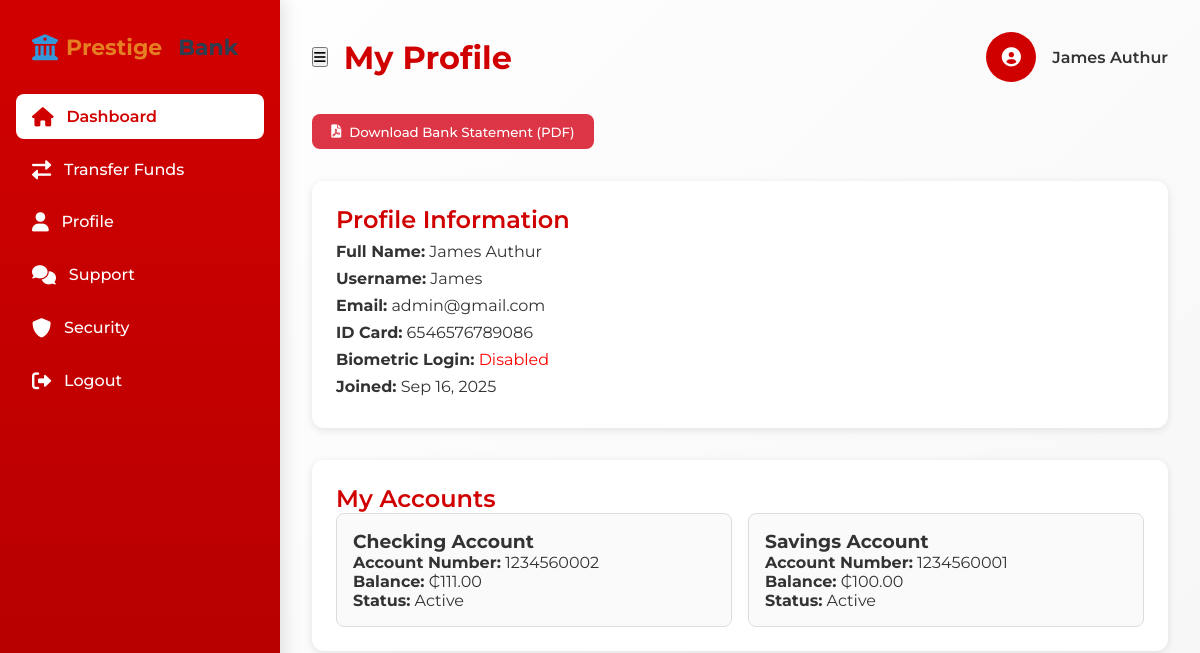
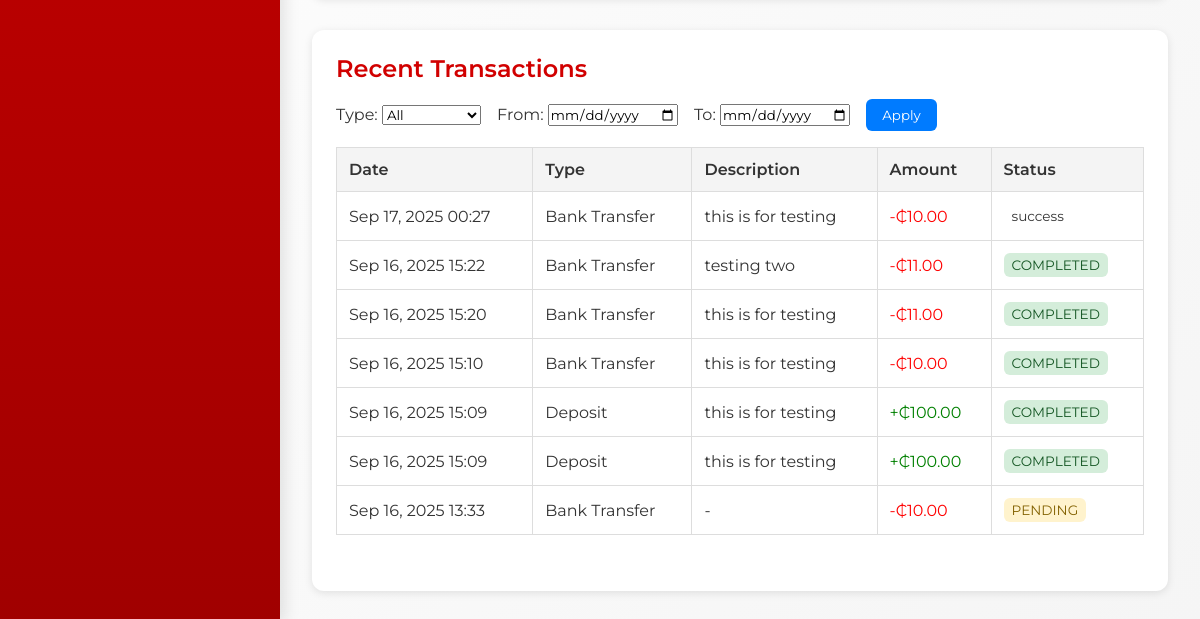
/profile/ (signed in), run on an earlier commit of the app's database (2 pictures, top to bottom).
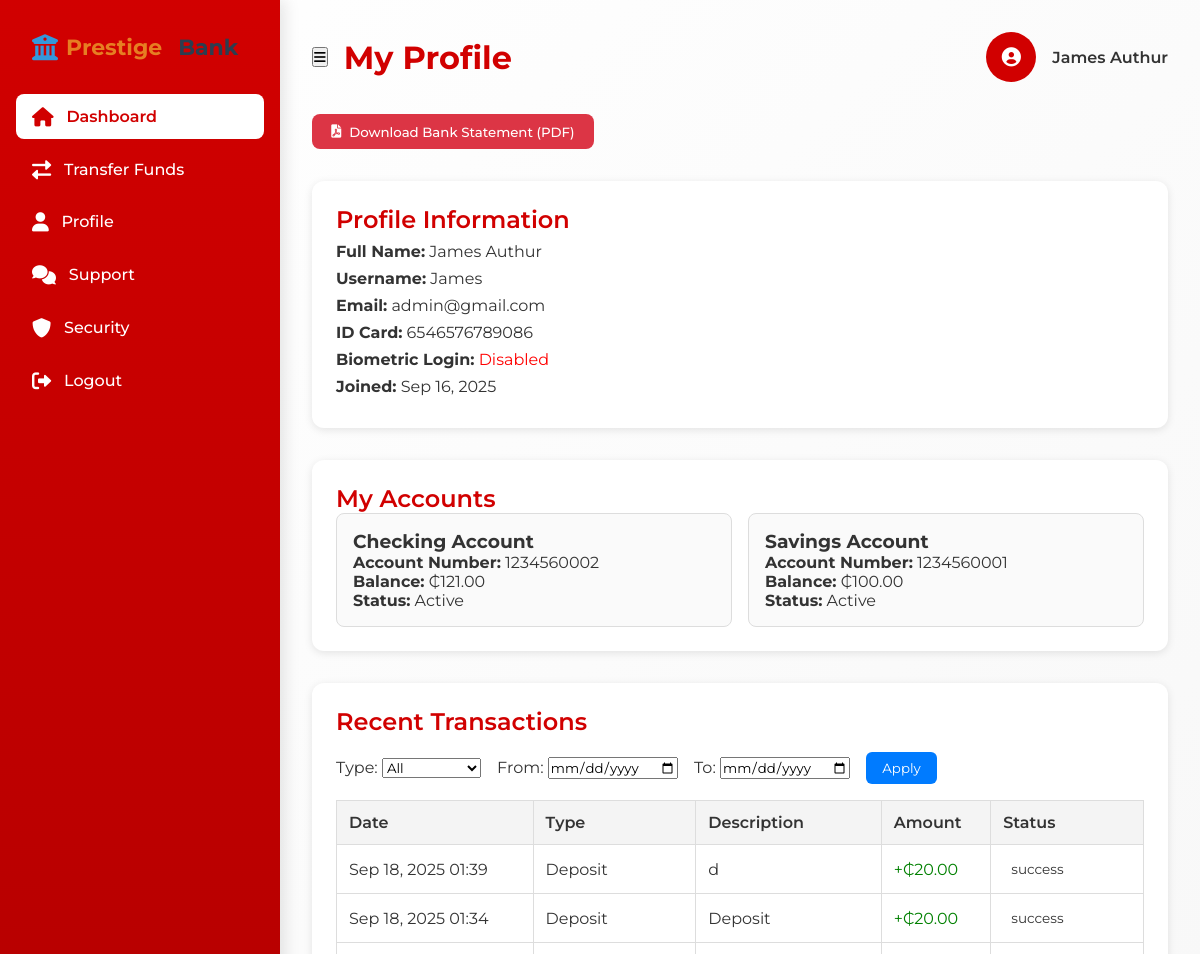
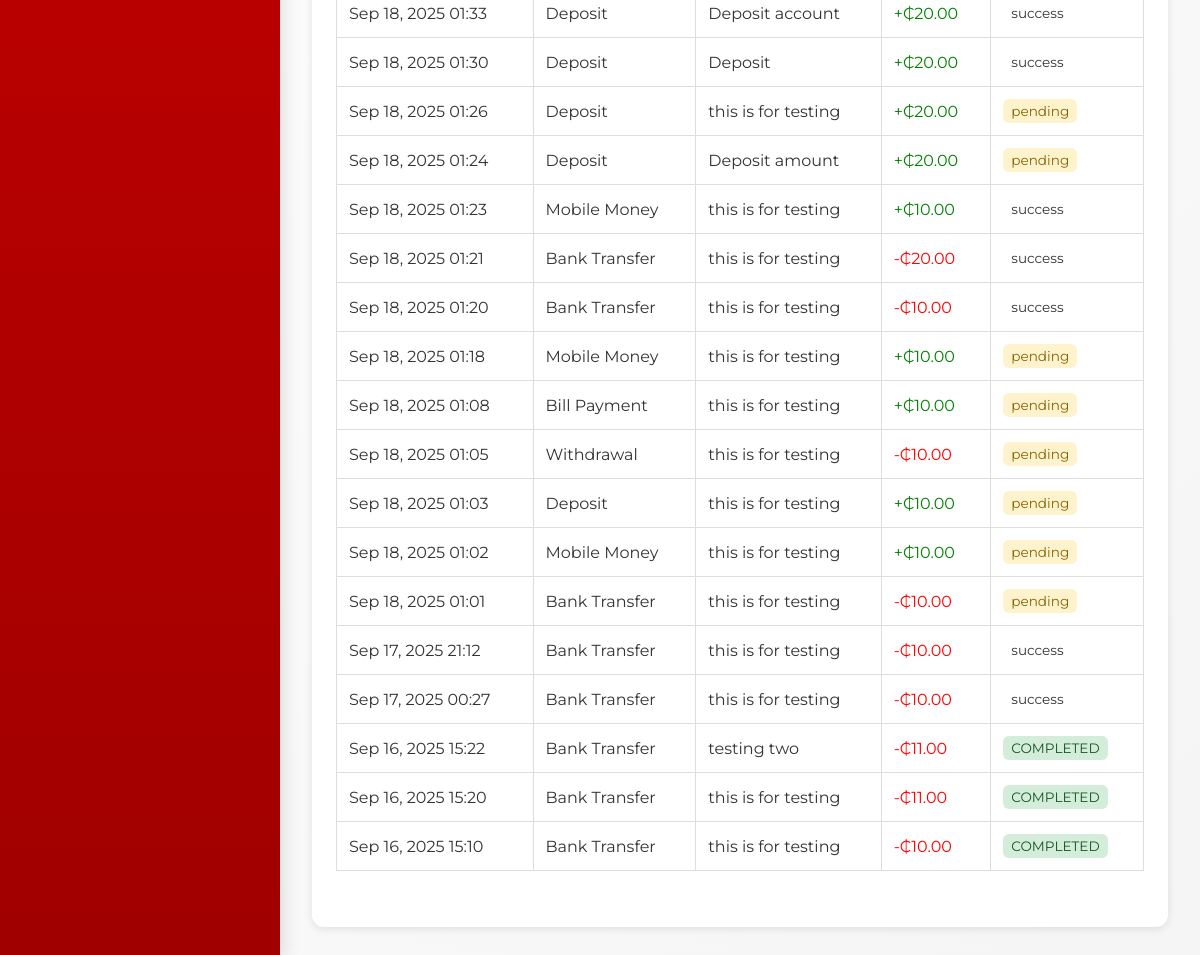
And on a later commit of the database (2 pictures, top to bottom).
### bank/models.py (models this page shows, shortened)
class Account(TimeBaseModel):
    ACCOUNT_TYPES = [
        ("SAVINGS", "Savings Account"),
        ("CHECKING", "Checking Account"),
        ("FIXED", "Fixed Deposit"),
    ]
    STATUS_CHOICES = [
        ("ACTIVE", "Active"),
        ("DORMANT", "Dormant"),
        ("CLOSED", "Closed"),
    ]
    BIN = "123456"
    customer = models.ForeignKey(Customer, on_delete=models.CASCADE)
    account_number = models.CharField(max_length=20, unique=True, null=True, blank=True)
    account_type = models.CharField(max_length=20, choices=ACCOUNT_TYPES)
    balance = models.DecimalField(max_digits=15, decimal_places=2, default=0.00)
    currency = models.CharField(max_length=3, default="GHS")
    status = models.CharField(max_length=10, choices=STATUS_CHOICES, default="ACTIVE")
    date_opened = models.DateTimeField(default=timezone.now)
    is_interoperable = models.BooleanField(default=True)
    class Meta:
        ordering = ["-date_opened"]

class Transaction(TimeBaseModel):
    TRANSACTION_TYPES = [
        ("TRANSFER", "Bank Transfer"),
        ("MOBILE_MONEY", "Mobile Money"),
        ("DEPOSIT", "Deposit"),
        ("WITHDRAWAL", "Withdrawal"),
        ("BILL_PAYMENT", "Bill Payment"),
    ]
    STATUS_CHOICES = [
        ("pending", "pending"),
        ("success", "success"),
        ("failed", "Failed"),
    ]
    customer = models.ForeignKey(
        Customer, on_delete=models.CASCADE, null=True, blank=True
    )
    transaction_id = models.CharField(
        max_length=30, unique=True, null=True, blank=True
    )
    transaction_type = models.CharField(max_length=20, choices=TRANSACTION_TYPES)
    amount = models.DecimalField(max_digits=15, decimal_places=2)
    currency = models.CharField(max_length=3, default="GHS")
    sender_account = models.ForeignKey(
        Account, on_delete=models.PROTECT,
        related_name="sent_transactions",
        null=True, blank=True
    )
    recipient_account = models.ForeignKey(
        Account, on_delete=models.PROTECT,
        related_name="received_transactions",
        null=True, blank=True,
    )
    recipient_number = models.CharField(max_length=20, null=True, blank=True)
    network = models.CharField(max_length=50, null=True, blank=True)
    bill_type = models.CharField(max_length=100, null=True, blank=True)
    recipient_account_number = models.CharField(max_length=50, null=True, blank=True)
    description = models.TextField(null=True, blank=True)
    status = models.CharField(max_length=10, choices=STATUS_CHOICES, default="COMPLETED")
    timestamp = models.DateTimeField(auto_now_add=True)
    class Meta:
        ordering = ["-timestamp"]

### bank/views.py (the view)
def customer_profile(request):
    customer = get_object_or_404(Customer, user=request.user)
    accounts = Account.objects.filter(
        customer=customer,
    )
    transactions = Transaction.objects.filter(customer=customer).select_related(
        "sender_account", "recipient_account", "customer"
    )[:20]
    context = {
        "customer": customer,
        "accounts": accounts,
        "transactions": transactions,
    }
    return render(request, "main/profile.html", context)

### templates/main/profile.html (shortened to what the changed rows need)
{% extends "main/base.html" %}
{% block content %}
<div class="main-content">
    <div class="profile-container">
        <div class="profile-card">
            <h2 class="section-title">Profile Information</h2>
        </div>
    </div>
    <div class="accounts-section">
        <h2 class="section-title">My Accounts</h2>
        <div class="accounts-list">
            {% for account in accounts %}
            <div class="account-card">
                <h3>{{ account.get_account_type_display }}</h3>
                <p><strong>Account Number:</strong> {{ account.account_number }}</p>
                <p><strong>Balance:</strong> ₵{{ account.balance }}</p>
                <p><strong>Status:</strong> {{ account.get_status_display }}</p>
            </div>
            {% empty %}
            <p>You don’t have any accounts yet.</p>
            {% endfor %}
        </div>
    </div>
    <div class="transactions-section">
        <h2 class="section-title">Recent Transactions</h2>
        <table class="transactions-table" id="transactionsTable">
            <thead>
                <tr>
                    <th>Date</th>
                    <th>Type</th>
                    <th>Description</th>
                    <th>Amount</th>
                    <th>Status</th>
                </tr>
            </thead>
            <tbody>
                {% for tx in transactions %}
                <tr data-type="{{ tx.transaction_type|lower }}" data-date="{{ tx.timestamp|date:'Y-m-d' }}">
                    <td>{{ tx.timestamp|date:"M d, Y H:i" }}</td>
                    <td>{{ tx.get_transaction_type_display }}</td>
                    <td>{{ tx.description|default:"-" }}</td>
                    <td class="{% if tx.transaction_type in 'WITHDRAWAL,TRANSFER' %}debit{% else %}credit{% endif %}">
                        {% if tx.transaction_type in 'WITHDRAWAL,TRANSFER' %}-{% else %}+{% endif %}₵{{ tx.amount }}
                    </td>
                    <td>
                        <span class="transaction-status status-{{ tx.status|lower }}">
                            {{ tx.get_status_display }}
                        </span>
                    </td>
                </tr>
                {% empty %}
                <tr>
                    <td colspan="5" style="text-align: center;">No recent transactions found.</td>
                </tr>
                {% endfor %}
            </tbody>
        </table>
    </div>
</div>
{% endblock %}

What changed in the data, as far as the page shows it:
no longer on this page (row unchanged): Transaction: timestamp "Sep 16, 2025 15:09", transaction_type "Deposit", description "this is for testing", amount "100.00", status "COMPLETED"
no longer on this page (row unchanged): Transaction: timestamp "Sep 16, 2025 15:09", transaction_type "Deposit", description "this is for testing", amount "100.00", status "COMPLETED"
no longer on this page (row unchanged): Transaction: timestamp "Sep 16, 2025 13:33", transaction_type "Bank Transfer", description "-", amount "10.00", status "PENDING"
changed Account "Checking Account": balance "111.00" → "121.00"
added Transaction: timestamp "Sep 18, 2025 01:39", transaction_type "Deposit", description "d", amount "20.00", status "success"
added Transaction: timestamp "Sep 18, 2025 01:34", transaction_type "Deposit", description "Deposit", amount "20.00", status "success"
added Transaction: timestamp "Sep 18, 2025 01:33", transaction_type "Deposit", description "Deposit account", amount "20.00", status "success"
added Transaction: timestamp "Sep 18, 2025 01:30", transaction_type "Deposit", description "Deposit", amount "20.00", status "success"
added Transaction: timestamp "Sep 18, 2025 01:26", transaction_type "Deposit", description "this is for testing", amount "20.00", status "pending"
added Transaction: timestamp "Sep 18, 2025 01:24", transaction_type "Deposit", description "Deposit amount", amount "20.00", status "pending"
added Transaction: timestamp "Sep 18, 2025 01:23", transaction_type "Mobile Money", description "this is for testing", amount "10.00", status "success"
added Transaction: timestamp "Sep 18, 2025 01:21", transaction_type "Bank Transfer", description "this is for testing", amount "20.00", status "success"
added Transaction: timestamp "Sep 18, 2025 01:20", transaction_type "Bank Transfer", description "this is for testing", amount "10.00", status "success"
added Transaction: timestamp "Sep 18, 2025 01:18", transaction_type "Mobile Money", description "this is for testing", amount "10.00", status "pending"
added Transaction: timestamp "Sep 18, 2025 01:08", transaction_type "Bill Payment", description "this is for testing", amount "10.00", status "pending"
added Transaction: timestamp "Sep 18, 2025 01:05", transaction_type "Withdrawal", description "this is for testing", amount "10.00", status "pending"
added Transaction: timestamp "Sep 18, 2025 01:03", transaction_type "Deposit", description "this is for testing", amount "10.00", status "pending"
added Transaction: timestamp "Sep 18, 2025 01:02", transaction_type "Mobile Money", description "this is for testing", amount "10.00", status "pending"
added Transaction: timestamp "Sep 18, 2025 01:01", transaction_type "Bank Transfer", description "this is for testing", amount "10.00", status "pending"
added Transaction: timestamp "Sep 17, 2025 21:12", transaction_type "Bank Transfer", description "this is for testing", amount "10.00", status "success"
